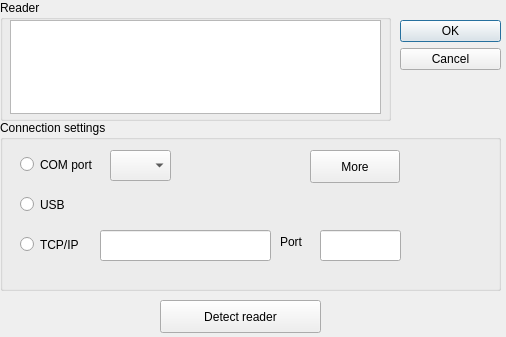
<ui version="4.0" >
 <class>FEDetectReaderDlg</class>
 <widget class="QDialog" name="FEDetectReaderDlg" >
  <property name="geometry" >
   <rect>
    <x>0</x>
    <y>0</y>
    <width>506</width>
    <height>337</height>
   </rect>
  </property>
  <property name="windowTitle" >
   <string>Dialog</string>
  </property>
  <widget class="QGroupBox" name="groupBox" >
   <property name="geometry" >
    <rect>
     <x>0</x>
     <y>0</y>
     <width>391</width>
     <height>121</height>
    </rect>
   </property>
   <property name="title" >
    <string>Reader</string>
   </property>
   <widget class="QListWidget" name="readerListWidget" >
    <property name="geometry" >
     <rect>
      <x>10</x>
      <y>20</y>
      <width>371</width>
      <height>94</height>
     </rect>
    </property>
   </widget>
  </widget>
  <widget class="QGroupBox" name="groupBox_2" >
   <property name="geometry" >
    <rect>
     <x>0</x>
     <y>120</y>
     <width>501</width>
     <height>171</height>
    </rect>
   </property>
   <property name="title" >
    <string>Connection settings</string>
   </property>
   <widget class="QRadioButton" name="comPortRadio" >
    <property name="geometry" >
     <rect>
      <x>20</x>
      <y>30</y>
      <width>101</width>
      <height>29</height>
     </rect>
    </property>
    <property name="text" >
     <string>COM port</string>
    </property>
   </widget>
   <widget class="QComboBox" name="comPortComboBox" >
    <property name="geometry" >
     <rect>
      <x>110</x>
      <y>30</y>
      <width>61</width>
      <height>31</height>
     </rect>
    </property>
   </widget>
   <widget class="QPushButton" name="morePushButton" >
    <property name="geometry" >
     <rect>
      <x>310</x>
      <y>30</y>
      <width>90</width>
      <height>33</height>
     </rect>
    </property>
    <property name="text" >
     <string>More</string>
    </property>
   </widget>
   <widget class="QRadioButton" name="usbRadio" >
    <property name="geometry" >
     <rect>
      <x>20</x>
      <y>70</y>
      <width>110</width>
      <height>29</height>
     </rect>
    </property>
    <property name="text" >
     <string>USB</string>
    </property>
   </widget>
   <widget class="QRadioButton" name="tcpRadio" >
    <property name="geometry" >
     <rect>
      <x>20</x>
      <y>110</y>
      <width>71</width>
      <height>29</height>
     </rect>
    </property>
    <property name="text" >
     <string>TCP/IP</string>
    </property>
   </widget>
   <widget class="QLineEdit" name="ipAddressLineEdit" >
    <property name="geometry" >
     <rect>
      <x>100</x>
      <y>110</y>
      <width>171</width>
      <height>31</height>
     </rect>
    </property>
   </widget>
   <widget class="QLabel" name="label" >
    <property name="geometry" >
     <rect>
      <x>280</x>
      <y>110</y>
      <width>31</width>
      <height>23</height>
     </rect>
    </property>
    <property name="text" >
     <string>Port</string>
    </property>
   </widget>
   <widget class="QLineEdit" name="ipPortLineEdit" >
    <property name="geometry" >
     <rect>
      <x>320</x>
      <y>110</y>
      <width>81</width>
      <height>31</height>
     </rect>
    </property>
   </widget>
  </widget>
  <widget class="QPushButton" name="detectPushButton" >
   <property name="geometry" >
    <rect>
     <x>160</x>
     <y>300</y>
     <width>161</width>
     <height>33</height>
    </rect>
   </property>
   <property name="text" >
    <string>Detect reader</string>
   </property>
  </widget>
  <widget class="QDialogButtonBox" name="buttonBox" >
   <property name="geometry" >
    <rect>
     <x>400</x>
     <y>20</y>
     <width>101</width>
     <height>81</height>
    </rect>
   </property>
   <property name="orientation" >
    <enum>Qt::Vertical</enum>
   </property>
   <property name="standardButtons" >
    <set>QDialogButtonBox::Cancel|QDialogButtonBox::NoButton|QDialogButtonBox::Ok</set>
   </property>
  </widget>
 </widget>
 <resources/>
 <connections>
  <connection>
   <sender>buttonBox</sender>
   <signal>accepted()</signal>
   <receiver>FEDetectReaderDlg</receiver>
   <slot>accept()</slot>
   <hints>
    <hint type="sourcelabel" >
     <x>248</x>
     <y>254</y>
    </hint>
    <hint type="destinationlabel" >
     <x>157</x>
     <y>274</y>
    </hint>
   </hints>
  </connection>
  <connection>
   <sender>buttonBox</sender>
   <signal>rejected()</signal>
   <receiver>FEDetectReaderDlg</receiver>
   <slot>reject()</slot>
   <hints>
    <hint type="sourcelabel" >
     <x>316</x>
     <y>260</y>
    </hint>
    <hint type="destinationlabel" >
     <x>286</x>
     <y>274</y>
    </hint>
   </hints>
  </connection>
 </connections>
</ui>
